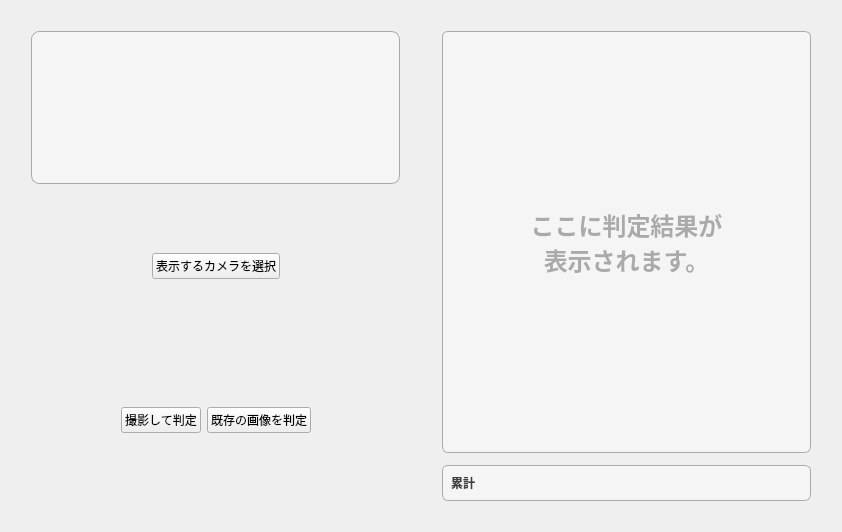
<?xml version="1.0" encoding="UTF-8"?>
<ui version="4.0">
 <class>inspection</class>
 <widget class="QWidget" name="inspection">
  <property name="geometry">
   <rect>
    <x>0</x>
    <y>0</y>
    <width>842</width>
    <height>532</height>
   </rect>
  </property>
  <property name="font">
   <font>
    <pointsize>9</pointsize>
   </font>
  </property>
  <property name="windowTitle">
   <string>Form</string>
  </property>
  <layout class="QVBoxLayout" name="verticalLayout_6">
   <item>
    <spacer name="verticalSpacer_6">
     <property name="orientation">
      <enum>Qt::Vertical</enum>
     </property>
     <property name="sizeType">
      <enum>QSizePolicy::Fixed</enum>
     </property>
     <property name="sizeHint" stdset="0">
      <size>
       <width>20</width>
       <height>20</height>
      </size>
     </property>
    </spacer>
   </item>
   <item>
    <layout class="QHBoxLayout" name="horizontalLayout_7">
     <property name="sizeConstraint">
      <enum>QLayout::SetFixedSize</enum>
     </property>
     <item>
      <spacer name="horizontalSpacer_2">
       <property name="orientation">
        <enum>Qt::Horizontal</enum>
       </property>
       <property name="sizeType">
        <enum>QSizePolicy::Fixed</enum>
       </property>
       <property name="sizeHint" stdset="0">
        <size>
         <width>20</width>
         <height>20</height>
        </size>
       </property>
      </spacer>
     </item>
     <item>
      <layout class="QVBoxLayout" name="verticalLayout">
       <property name="sizeConstraint">
        <enum>QLayout::SetFixedSize</enum>
       </property>
       <item>
        <widget class="QCameraViewFinderWithGuide" name="camera_preview" native="true">
         <property name="minimumSize">
          <size>
           <width>152</width>
           <height>102</height>
          </size>
         </property>
         <property name="styleSheet">
          <string notr="true">background-color: #f5f5f5;
border: 1px solid #aaaaaa;
border-radius: 8px;
margin: 0px;
min-width: 150px;
min-height: 100px;
</string>
         </property>
        </widget>
       </item>
       <item>
        <widget class="QWidget" name="horizontalWidget" native="true">
         <property name="minimumSize">
          <size>
           <width>0</width>
           <height>0</height>
          </size>
         </property>
         <property name="maximumSize">
          <size>
           <width>16777215</width>
           <height>16777215</height>
          </size>
         </property>
         <layout class="QHBoxLayout" name="horizontalLayout_3">
          <item>
           <spacer name="horizontalSpacer_4">
            <property name="orientation">
             <enum>Qt::Horizontal</enum>
            </property>
            <property name="sizeHint" stdset="0">
             <size>
              <width>40</width>
              <height>20</height>
             </size>
            </property>
           </spacer>
          </item>
          <item>
           <widget class="QPushButton" name="select_camera_button">
            <property name="sizePolicy">
             <sizepolicy hsizetype="Fixed" vsizetype="Fixed">
              <horstretch>0</horstretch>
              <verstretch>0</verstretch>
             </sizepolicy>
            </property>
            <property name="text">
             <string>表示するカメラを選択</string>
            </property>
            <property name="shortcut">
             <string/>
            </property>
           </widget>
          </item>
          <item>
           <spacer name="horizontalSpacer_5">
            <property name="orientation">
             <enum>Qt::Horizontal</enum>
            </property>
            <property name="sizeHint" stdset="0">
             <size>
              <width>40</width>
              <height>20</height>
             </size>
            </property>
           </spacer>
          </item>
         </layout>
        </widget>
       </item>
       <item>
        <widget class="QWidget" name="horizontalWidget" native="true">
         <property name="minimumSize">
          <size>
           <width>0</width>
           <height>0</height>
          </size>
         </property>
         <property name="maximumSize">
          <size>
           <width>16777215</width>
           <height>16777215</height>
          </size>
         </property>
         <property name="styleSheet">
          <string notr="true"/>
         </property>
         <layout class="QHBoxLayout" name="horizontalLayout_4">
          <property name="topMargin">
           <number>1</number>
          </property>
          <item>
           <spacer name="horizontalSpacer_6">
            <property name="orientation">
             <enum>Qt::Horizontal</enum>
            </property>
            <property name="sizeHint" stdset="0">
             <size>
              <width>40</width>
              <height>20</height>
             </size>
            </property>
           </spacer>
          </item>
          <item>
           <widget class="QPushButton" name="inspect_button">
            <property name="text">
             <string>撮影して判定</string>
            </property>
           </widget>
          </item>
          <item>
           <widget class="QPushButton" name="inspect_existing_image_button">
            <property name="text">
             <string>既存の画像を判定</string>
            </property>
           </widget>
          </item>
          <item>
           <spacer name="horizontalSpacer_7">
            <property name="orientation">
             <enum>Qt::Horizontal</enum>
            </property>
            <property name="sizeHint" stdset="0">
             <size>
              <width>40</width>
              <height>20</height>
             </size>
            </property>
           </spacer>
          </item>
         </layout>
        </widget>
       </item>
      </layout>
     </item>
     <item>
      <widget class="QLabel" name="loader_label">
       <property name="sizePolicy">
        <sizepolicy hsizetype="Fixed" vsizetype="Preferred">
         <horstretch>0</horstretch>
         <verstretch>0</verstretch>
        </sizepolicy>
       </property>
       <property name="minimumSize">
        <size>
         <width>30</width>
         <height>0</height>
        </size>
       </property>
       <property name="maximumSize">
        <size>
         <width>30</width>
         <height>16777215</height>
        </size>
       </property>
       <property name="text">
        <string/>
       </property>
      </widget>
     </item>
     <item>
      <layout class="QVBoxLayout" name="verticalLayout_2">
       <property name="topMargin">
        <number>0</number>
       </property>
       <item>
        <widget class="QStackedWidget" name="result">
         <property name="minimumSize">
          <size>
           <width>300</width>
           <height>0</height>
          </size>
         </property>
         <property name="styleSheet">
          <string notr="true">margin: 0px;</string>
         </property>
         <property name="currentIndex">
          <number>0</number>
         </property>
         <widget class="QWidget" name="default_result">
          <property name="autoFillBackground">
           <bool>false</bool>
          </property>
          <property name="styleSheet">
           <string notr="true">background-color: #f5f5f5;
border: 1px solid #aaaaaa;
border-radius: 6px;
margin: 0;</string>
          </property>
          <layout class="QVBoxLayout" name="verticalLayout_3">
           <item>
            <widget class="QLabel" name="default_label">
             <property name="font">
              <font>
               <pointsize>18</pointsize>
               <weight>75</weight>
               <bold>true</bold>
              </font>
             </property>
             <property name="styleSheet">
              <string notr="true">color:#aaaaaa;
border:none;
</string>
             </property>
             <property name="text">
              <string>ここに判定結果が&lt;br/&gt;表示されます。</string>
             </property>
             <property name="alignment">
              <set>Qt::AlignCenter</set>
             </property>
            </widget>
           </item>
          </layout>
         </widget>
         <widget class="QWidget" name="OK">
          <property name="styleSheet">
           <string notr="true">background-color: #193FDA68;
border: 1px solid #3FDA68;
border-radius: 6px;
color: #3FDA68;
margin: 0;
</string>
          </property>
          <layout class="QVBoxLayout" name="verticalLayout_4">
           <item>
            <spacer name="verticalSpacer">
             <property name="orientation">
              <enum>Qt::Vertical</enum>
             </property>
             <property name="sizeHint" stdset="0">
              <size>
               <width>20</width>
               <height>40</height>
              </size>
             </property>
            </spacer>
           </item>
           <item>
            <widget class="QLabel" name="OK_big_icon_label">
             <property name="styleSheet">
              <string notr="true">border: none;
background-color: #00000000;</string>
             </property>
             <property name="text">
              <string/>
             </property>
             <property name="pixmap">
              <pixmap resource="../../qrc/icon.qrc">:/icon/resources/base/fonts/fontawesome/large_check-circle_correctGreen.png</pixmap>
             </property>
             <property name="scaledContents">
              <bool>false</bool>
             </property>
             <property name="alignment">
              <set>Qt::AlignBottom|Qt::AlignHCenter</set>
             </property>
            </widget>
           </item>
           <item>
            <widget class="QLabel" name="OK_message_label">
             <property name="font">
              <font>
               <pointsize>18</pointsize>
               <weight>75</weight>
               <bold>true</bold>
              </font>
             </property>
             <property name="styleSheet">
              <string notr="true">color: #3FDA68;
background-color: transparent;
border: none;</string>
             </property>
             <property name="text">
              <string>この製品は良品です</string>
             </property>
             <property name="alignment">
              <set>Qt::AlignCenter</set>
             </property>
            </widget>
           </item>
           <item>
            <widget class="QLabel" name="ok_score">
             <property name="styleSheet">
              <string notr="true">color: #777777;
background-color: #00000000;
border: none;</string>
             </property>
             <property name="text">
              <string/>
             </property>
             <property name="alignment">
              <set>Qt::AlignCenter</set>
             </property>
            </widget>
           </item>
           <item>
            <spacer name="verticalSpacer_2">
             <property name="orientation">
              <enum>Qt::Vertical</enum>
             </property>
             <property name="sizeHint" stdset="0">
              <size>
               <width>20</width>
               <height>40</height>
              </size>
             </property>
            </spacer>
           </item>
          </layout>
         </widget>
         <widget class="QWidget" name="NG">
          <property name="styleSheet">
           <string notr="true">background-color: #19e66643;
border: 1px solid #e66643;
border-radius: 6px;
margin: 0;</string>
          </property>
          <layout class="QVBoxLayout" name="verticalLayout_5">
           <item>
            <spacer name="verticalSpacer_3">
             <property name="orientation">
              <enum>Qt::Vertical</enum>
             </property>
             <property name="sizeHint" stdset="0">
              <size>
               <width>20</width>
               <height>40</height>
              </size>
             </property>
            </spacer>
           </item>
           <item>
            <layout class="QHBoxLayout" name="horizontalLayout_6">
             <item>
              <spacer name="horizontalSpacer">
               <property name="orientation">
                <enum>Qt::Horizontal</enum>
               </property>
               <property name="sizeHint" stdset="0">
                <size>
                 <width>40</width>
                 <height>20</height>
                </size>
               </property>
              </spacer>
             </item>
             <item>
              <widget class="QLabel" name="ng_image">
               <property name="minimumSize">
                <size>
                 <width>140</width>
                 <height>140</height>
                </size>
               </property>
               <property name="maximumSize">
                <size>
                 <width>140</width>
                 <height>140</height>
                </size>
               </property>
               <property name="styleSheet">
                <string notr="true">color: #e66643;
border: none;
background-color: #00000000;</string>
               </property>
               <property name="text">
                <string/>
               </property>
               <property name="alignment">
                <set>Qt::AlignCenter</set>
               </property>
              </widget>
             </item>
             <item>
              <spacer name="horizontalSpacer_8">
               <property name="orientation">
                <enum>Qt::Horizontal</enum>
               </property>
               <property name="sizeHint" stdset="0">
                <size>
                 <width>40</width>
                 <height>20</height>
                </size>
               </property>
              </spacer>
             </item>
            </layout>
           </item>
           <item>
            <spacer name="verticalSpacer_9">
             <property name="orientation">
              <enum>Qt::Vertical</enum>
             </property>
             <property name="sizeHint" stdset="0">
              <size>
               <width>20</width>
               <height>40</height>
              </size>
             </property>
            </spacer>
           </item>
           <item>
            <widget class="QLabel" name="NG_message_label">
             <property name="font">
              <font>
               <pointsize>18</pointsize>
               <weight>75</weight>
               <bold>true</bold>
              </font>
             </property>
             <property name="styleSheet">
              <string notr="true">color: #e66643;
border: none;
background-color: transparent;</string>
             </property>
             <property name="text">
              <string>この製品は不良品です</string>
             </property>
             <property name="alignment">
              <set>Qt::AlignHCenter|Qt::AlignTop</set>
             </property>
            </widget>
           </item>
           <item>
            <widget class="QLabel" name="ng_score">
             <property name="styleSheet">
              <string notr="true">color: #777777;
background-color: #00000000;
border: none;</string>
             </property>
             <property name="text">
              <string>&lt;html&gt;&lt;head/&gt;&lt;body&gt;&lt;p align=&quot;center&quot;&gt;&lt;br/&gt;&lt;/p&gt;&lt;/body&gt;&lt;/html&gt;</string>
             </property>
             <property name="alignment">
              <set>Qt::AlignCenter</set>
             </property>
            </widget>
           </item>
           <item>
            <spacer name="verticalSpacer_4">
             <property name="orientation">
              <enum>Qt::Vertical</enum>
             </property>
             <property name="sizeHint" stdset="0">
              <size>
               <width>20</width>
               <height>40</height>
              </size>
             </property>
            </spacer>
           </item>
          </layout>
         </widget>
        </widget>
       </item>
       <item>
        <widget class="QWidget" name="widget" native="true"/>
       </item>
       <item>
        <widget class="QWidget" name="counter" native="true">
         <property name="styleSheet">
          <string notr="true">background-color: #f5f5f5;
border: 1px solid #aaaaaa;
border-radius: 6px;
margin: 0;</string>
         </property>
         <layout class="QHBoxLayout" name="horizontalLayout_2">
          <item>
           <widget class="QLabel" name="total_header_label">
            <property name="font">
             <font>
              <pointsize>9</pointsize>
              <weight>75</weight>
              <bold>true</bold>
             </font>
            </property>
            <property name="styleSheet">
             <string notr="true">color: #3e3e3e;
border:none;
</string>
            </property>
            <property name="text">
             <string>累計</string>
            </property>
           </widget>
          </item>
          <item>
           <widget class="QLabel" name="OK_icon_label">
            <property name="styleSheet">
             <string notr="true">border:none;
</string>
            </property>
            <property name="text">
             <string/>
            </property>
            <property name="pixmap">
             <pixmap resource="../../qrc/icon.qrc">:/icon/resources/base/fonts/fontawesome/small_check-circle_correctGreen.png</pixmap>
            </property>
            <property name="margin">
             <number>0</number>
            </property>
           </widget>
          </item>
          <item>
           <widget class="QLabel" name="OK_counter_label">
            <property name="styleSheet">
             <string notr="true">color: #3FDA68;
font-weight: bold;
font-size: 14px;
border:none;
</string>
            </property>
            <property name="text">
             <string/>
            </property>
            <property name="scaledContents">
             <bool>false</bool>
            </property>
           </widget>
          </item>
          <item>
           <widget class="QLabel" name="NG_icon_label">
            <property name="styleSheet">
             <string notr="true">border:none;
</string>
            </property>
            <property name="text">
             <string/>
            </property>
            <property name="pixmap">
             <pixmap resource="../../qrc/icon.qrc">:/icon/resources/base/fonts/fontawesome/times-circle_errorRed.png</pixmap>
            </property>
           </widget>
          </item>
          <item>
           <widget class="QLabel" name="NG_counter_label">
            <property name="styleSheet">
             <string notr="true">color: #E66643;
font-weight: bold;
font-size: 14px;
border:none;
</string>
            </property>
            <property name="text">
             <string/>
            </property>
           </widget>
          </item>
         </layout>
        </widget>
       </item>
      </layout>
     </item>
     <item>
      <spacer name="horizontalSpacer_3">
       <property name="orientation">
        <enum>Qt::Horizontal</enum>
       </property>
       <property name="sizeType">
        <enum>QSizePolicy::Fixed</enum>
       </property>
       <property name="sizeHint" stdset="0">
        <size>
         <width>20</width>
         <height>20</height>
        </size>
       </property>
      </spacer>
     </item>
    </layout>
   </item>
   <item>
    <spacer name="verticalSpacer_5">
     <property name="orientation">
      <enum>Qt::Vertical</enum>
     </property>
     <property name="sizeType">
      <enum>QSizePolicy::Fixed</enum>
     </property>
     <property name="sizeHint" stdset="0">
      <size>
       <width>20</width>
       <height>20</height>
      </size>
     </property>
    </spacer>
   </item>
  </layout>
 </widget>
 <customwidgets>
  <customwidget>
   <class>QCameraViewFinderWithGuide</class>
   <extends>QWidget</extends>
   <header>view.q_camera_view_finder_with_guide.h</header>
   <container>1</container>
  </customwidget>
 </customwidgets>
 <resources>
  <include location="../../qrc/icon.qrc"/>
 </resources>
 <connections/>
</ui>
